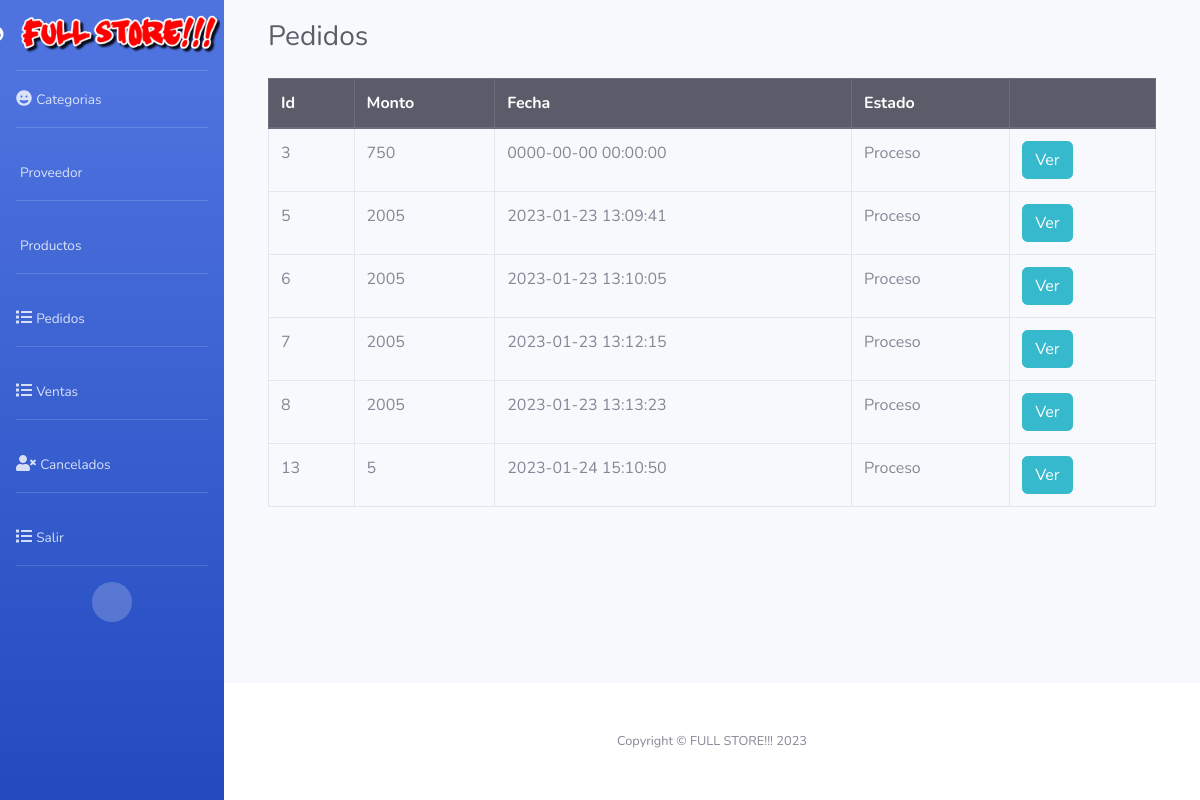
Page /admin/consultas.php (signed in) on the committed database.
### tables this page shows
CREATE TABLE `orden` (
  `id` int(11) NOT NULL,
  `customer_id` int(11) NOT NULL,
  `total_price` int(11) NOT NULL,
  `created` timestamp NOT NULL DEFAULT current_timestamp(),
  `modified` timestamp NOT NULL DEFAULT current_timestamp(),
  `status` int(11) NOT NULL
);

CREATE TABLE `status` (
  `id_estatus` int(11) NOT NULL,
  `des_estatus` varchar(45) NOT NULL
);

### admin/consultas.php (the view, shortened to what this page needs)
<!DOCTYPE html>
<html lang="es">
<head>
<?php include("config/conex.php");  include("includes/header.php");
?>
<body>
     <div class="container">
        <div class="panel panel-default">
            <div class="panel-heading">
        <div class="d-sm-flex align-items-center justify-content-between mb-4">
    <h1 class="h3 mb-0 text-gray-800">Pedidos</h1>
    </div>
<div class="row">
    <div class="col-md-12">
        <div class="table-responsive">
            <table class="table table-hover table-bordered" style="width: 100%;">
                <thead class="thead-dark">
                    <tr>
                        <th>Id</th>
                        <th>Monto</th>
                        <th>Fecha</th>
                        <th>Estado</th>
                        <th></th>
                    </tr>
                </thead>
                <tbody>
                <?php
                    $query = mysqli_query($conexion, "SELECT `orden`.`id`, `orden`.`customer_id`
                    , `orden`.`total_price`, `orden`.`created`, `orden`.`status`,
                     `status`.`id_estatus`, `status`.`des_estatus`
                    FROM `orden`
                        , `status`
                    WHERE
                     `orden`.`status`= `status`.`id_estatus` AND
                     `orden`.`status` = '1'");
                    while ($data = mysqli_fetch_assoc($query)) { ?>
                        <tr>
                            <td><?php echo $data['id']; ?></td>
                            <td><?php echo $data['total_price']; ?></td>
                            <td><?php echo $data['created']; ?></td>
                            <td><?php echo $data['des_estatus']; ?></td>
                            <td>
                            <form method="post" action="ver.php?accion=cli&id=<?php echo $data['id']; ?>" >
                                    <button class="btn btn-info" type="submit">Ver</button>
                                </form>
                            </td>
                        </tr>
                    <?php }?>
                </tbody>
            </table>
        </div>
    </div>
</div>
</div>
    </div>
</div>
<?php include("includes/footer.php"); ?>
</body>
</html>

### admin/consultas.php (style rules this page uses)
.container { padding: 20px; }

### rows in the picture
orden: id "3", total_price "750", created "0000-00-00 00:00:00", status.des_estatus "Proceso"
orden: id "5", total_price "2005", created "2023-01-23 13:09:41", status.des_estatus "Proceso"
orden: id "6", total_price "2005", created "2023-01-23 13:10:05", status.des_estatus "Proceso"
orden: id "7", total_price "2005", created "2023-01-23 13:12:15", status.des_estatus "Proceso"
orden: id "8", total_price "2005", created "2023-01-23 13:13:23", status.des_estatus "Proceso"
orden: id "13", total_price "5", created "2023-01-24 15:10:50", status.des_estatus "Proceso"
